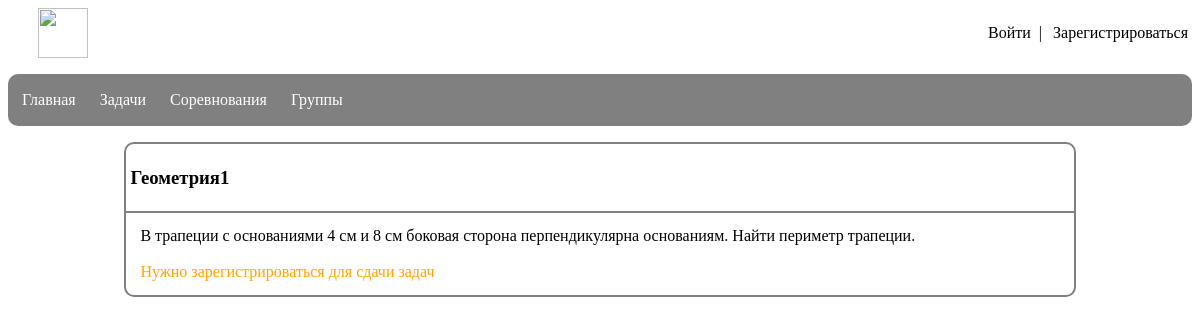
The page /tasks/1 on the database as committed earlier.
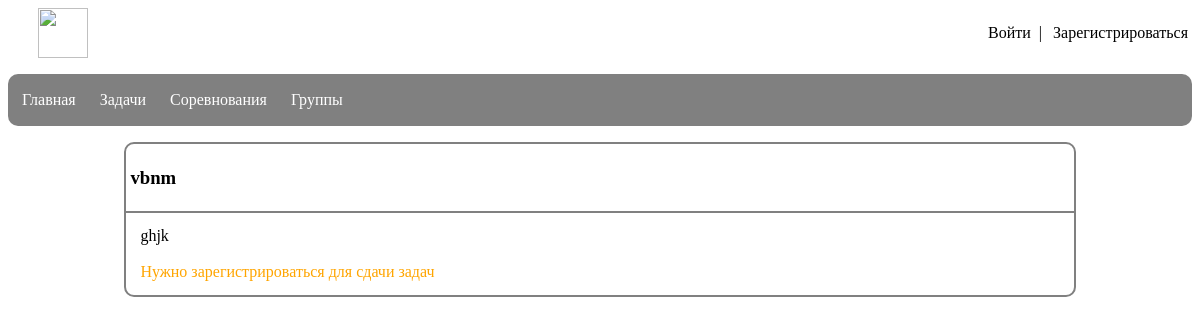
The same page on the database as committed later.
### app/models.py (models this page shows, shortened)
class Task(db.Model):
    id = db.Column(db.Integer, primary_key=True)
    statement = db.Column(db.String)
    creator_id = db.Column(db.Integer, db.ForeignKey('user.id'))
    title = db.Column(db.String(60))
    answer = db.Column(db.String(60))
    solutions = db.relationship('Solution', backref='task', lazy='dynamic')
    groups = db.relationship('TaskGroup', backref='task', lazy='dynamic')

### app/routes.py (the view)
@app.route('/tasks', methods=['GET', 'POST'], defaults={'id': None})
@app.route('/tasks/<int:id>', methods=['GET', 'POST'])
def tasks(id):
    if id:
        task = Task.query.get(id)
        form = AnswerForm()
        if not current_user.is_anonymous:
            solutions = Solution.query.filter_by(user_id=current_user.id, task_id=id)
            return render_template('tasks.html', id=id, task=task, form=form, solutions=solutions)
        return render_template('tasks.html', id=id, task=task, form=form)
    tasks = Task.query.all()
    if not current_user.is_anonymous:
        tasks_status = current_user.get_tasks_status(current_user.id)
        return render_template('tasks.html', id=id, tasks=tasks, tasks_status=tasks_status)
    return render_template('tasks.html', id=id, tasks_status=tasks)

### app/templates/tasks.html
{% extends "base.html" %}
{% block content %}
    {% if not id %}
    <h2>Задачи</h2>
    {% for task in tasks_status %}
    {% if not current_user.is_anonymous %}
        <a href="/tasks/{{ task }}" id="tasks">
            <div class="task">
                <div class="task_id">
                    {{ task }}
                </div>
                <div class="task_status">
                    {{ tasks_status[task]['status'] }}
                </div>
                <div>
                    <div class="tasks_title">
                        {{ tasks_status[task]['title'] }}
                    </div>
                </div>
            </div>
        </a>
    {% else %}
        <a href="/tasks/{{ task.id }}" id="tasks">
            <div class="task">
                <div class="task_id">
                    {{ task.id }}
                </div>
                <div class="task_status">
                    0
                </div>
                <div>
                    <div class="tasks_title">
                        {{ task.title }}
                    </div>
                </div>
            </div>
        </a>
    {% endif %}
    {% endfor %}
    {% else %}
        {% include '_task.html' %}
    {% endif %}
{% endblock %}

### app/templates/_task.html
<div class="_task">
    <div class="task_title"><h3>{{task.title}}</h3></div>
    <div class="task_statement">
        {{task.statement}}
        <br>
        <br>
        {% if not current_user.is_anonymous %}
        <form action="{{ url_for('submit_task', task_id=task.id) }}" method="post">
            <label for="answer">Введите ответ:</label>
            <input type="text" id="answer" name="answer" required>
            <button type="submit">Отправить</button>
        </form>
        <h3>Ваши предыдущие попытки:</h3>
        <table border="1">
            <thead>
                <tr>
                    <th>Дата</th>
                    <th>Ответ</th>
                    <th>Статус</th>
                </tr>
            </thead>
            <tbody>
                {% for solution in solutions[::-1] %}
                <tr>
                    <td>{{solution.date.day}}-{{solution.date.month}}-{{solution.date.year}} {{solution.date.hour}}:{{solution.date.minute}}:{{solution.date.second}}</td>
                    <td>{{ solution.attempt }}</td>
                    <td>{{ '✅' if task.answer == solution.attempt else '❌'}}</td>
                </tr>
                {% endfor %}
            </tbody>
        </table>
        {% else %}
        <div style="color:orange">Нужно зарегистрироваться для сдачи задач</div>
        {% endif %}
    </div>
</div>

Rows that differ between the two databases and show on the page:
changed Task: title "Геометрия1" → "vbnm"; statement "В трапеции с основаниями 4 см и 8 см боковая сторона перпендикулярна основаниям. Найти периметр трапеции." → "ghjk"
